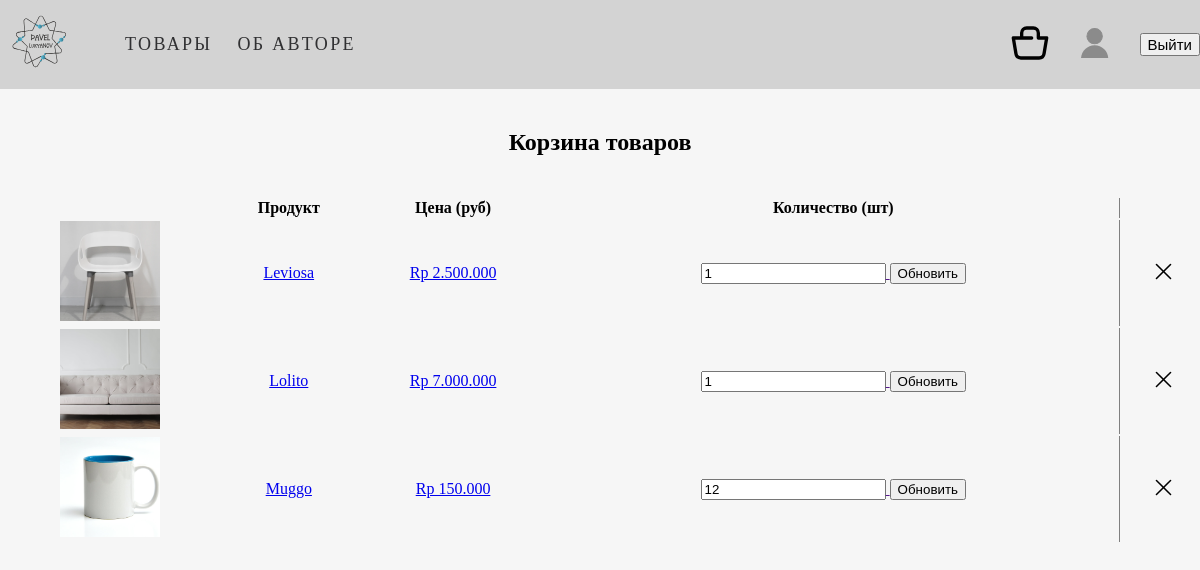
The app's page /cart/ (signed in), older data.
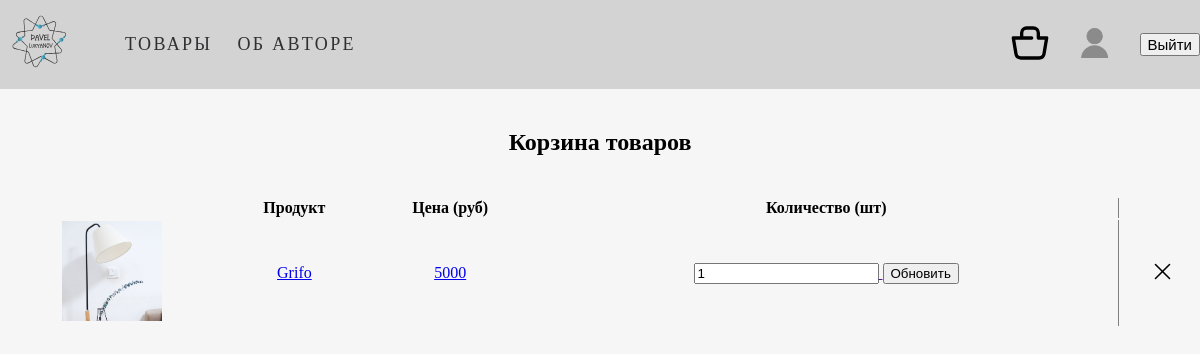
The same page, newer data.
### shopping_cart/models.py (models this page shows, shortened)
class ShoppingCart(models.Model):
    product = models.CharField(max_length=50, verbose_name='Наименование')
    price = models.CharField(max_length=20)
    img = models.ImageField(upload_to='main_page/images', null=True)
    quantity = models.PositiveIntegerField(default=1)
    user = models.ForeignKey(User, on_delete=models.CASCADE, null=True)
    class Meta:
        ordering = ('product',)
        verbose_name = 'Корзины'
        verbose_name_plural = 'Корзина'

### shopping_cart/views.py (the view)
# urls.py: path('', views.cart_view, name='cart'),
def cart_view(request):
    cart_items = ShoppingCart.objects.filter(user=request.user)
    total_price = cart_items.aggregate(
        total_price=Sum(ExpressionWrapper(F('price') * F('quantity'),
                                          output_field=DecimalField())))
    return render(request, 'shopping_cart/shopping_cart.html',
                  {'cart_items': cart_items,
                   'total_price': total_price['total_price']})

### templates/shopping_cart/shopping_cart.html (shortened to what this page needs)
{% extends 'main_page/base.html' %}
{% load static %}
{% block css %}
    <link rel="stylesheet" href="{% static 'css/cart.css' %}">
{% endblock %}
{% block content %}
    <h2>Корзина товаров</h2>
    <section class="cart-content container">
        <table class="products-tape">
            <thead>
                <tr class="row-titles">
                    <th class="product-thumbnail">&nbsp;</th>
                    <th class="product-name">Продукт</th>
                    <th class="product-price">Цена (руб)</th>
                    <th class="product-quantity">Количество (шт)</th>
                    <th class="product-remove"></th>
                </tr>
            </thead>
            <tbody>
                {% if cart_items %}
                    {% for item in cart_items %}
                    <tr class="row-titles">
                        <td class="product-thumbnail">
                            <a href="#">
                                <img src="{{ item.img.url }}" alt="{{ item.title }}" height="100" width="100"
                                      class="item-img">
                            </a>
                        </td>
                        <td class="product-name"><a href="#">{{ item.product }}</a></td>
                        <td class="product-price"><a href="#">{{ item.price }}</a></td>
                        <td class="product-quantity">
                            <a href="">
                               <form method="POST" action="{% url 'cart:update_cart' %}" class="update-quantity-form">
                                   <input type="number" name="quantity" value="{{ item.quantity }}">
                                   <button type="submit">Обновить</button>
                               </form>
                            </a>
                        </td>
                        <td class="product-remove">
                            <a href="{% url 'cart:remove_item' item.id %}">
                                <img src="{% static 'shopping_cart/remove-icon.svg' %}" width="25px" height="25px"
                                     alt="Удалить товар">
                            </a>
                        </td>
                    </tr>
                    {% endfor %}
                {% endif %}
            </tbody>
        </table>
    </section>
{% endblock %}

Row changes from the older to the newer data that the page shows:
removed ShoppingCart: img (picture), product "Leviosa", price "Rp 2.500.000", quantity "1"
removed ShoppingCart: img (picture), product "Lolito", price "Rp 7.000.000", quantity "1"
removed ShoppingCart: img (picture), product "Muggo", price "Rp 150.000", quantity "12"
added ShoppingCart: img (picture), product "Grifo", price "5000", quantity "1"
